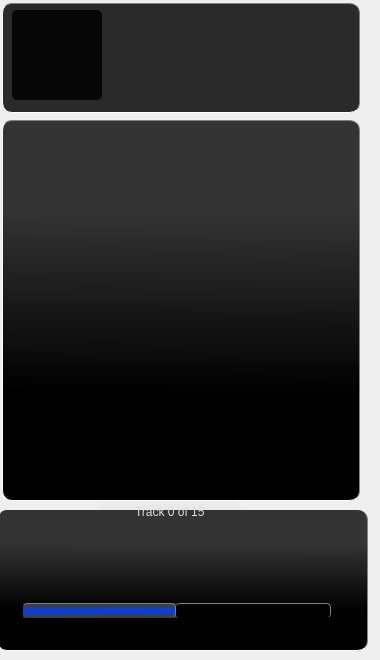
    <widget class="QWidget" name="page_3">
     <property name="styleSheet">
      <string notr="true">
QToolButton:pressed{ 
border-top: 1px transparent;
border-bottom: 1px transparent;
border-right: 1px transparent;
border-left: 1px transparent;
background-color: rgba(255, 255, 255, 0);
}

QToolButton{
background-color: rgb(5, 5, 5);
border-top: 3px transparent;
border-bottom:3px transparent;
border-right: 3px transparent;
border-left: 3px transparent; 
background-color: rgba(255, 255, 255, 0);
}

QToolButton#back_3{
border-image: url(:/icon/agt_back-32.png) 3 3 3 3;

}

QToolButton#back_3:pressed{ 
border-image: url(:/icon//agt_back-32.png) 3 3 3 5;
}

QToolButton#forward_3{
border-image: url(:/icon/agt_forward-32.png) 3 3 3 3;

}

QToolButton#forward_3:pressed{ 
border-image: url(:/icon//agt_forward-32.png) 3 3 3 5;
}


QLineEdit{
color: rgb(230, 224, 255);
font: 8pt &quot;MS Shell Dlg 2&quot;;
background-color: rgb(5, 5,5);
border-style:inset; 
 border-top: 1px solid gray; 
border-right: 1px solid gray;
border-bottom: 1px solid white;
 border-left: 1px solid white;  
border-radius: 10px; 

}
QFrame{
background-color: qlineargradient(spread:pad, x1:0.517, y1:0.852318, x2:0.522727, y2:0.068, stop:0.170455 rgba(0, 0, 0, 255), stop:0.789773 rgba(50, 50, 50, 252));
font: 10pt &quot;MS Shell Dlg 2&quot;;
border-style:inset; 
 border-top: 1px solid gray; 
border-right: 1px solid gray;
border-bottom: 1px solid white;
 border-left: 1px solid white;  
border-radius: 10px; 
padding: 0 8px; 

}

QFrame#frame{
 border-top: 0px solid gray; 
}
QListWidget{
	color: rgb(255,255, 255);

}

QLabel{
	color: rgb(0, 0, 255);

   border-top: 1px solid gray; 
  border-right: 1px solid gray; 
   border-radius: 10px; 
   padding: 0 8px; 
    background-color: rgb(255, 255, 255);
	background-color: rgb(7, 7, 7);
}

QProgressBar{
	color: rgb(0, 0, 255);

   border-top: 1px solid gray; 
  border-right: 1px solid gray; 
   border-radius: 7px; 

   padding: 0 3px; 
    background-color: rgb(255, 255, 255);
	background-color: rgb(7, 7, 7);
}

QProgressBar::chunk { 
	background-color: qlineargradient(spread:reflect, x1:0.516864, y1:0.516, x2:0.505318, y2:0.04, stop:0.00568182 rgba(0, 61, 255, 255), stop:0.806818 rgba(66, 66, 66, 214));
width: 1px; 
}


QSlider::groove:horizontal { 
background-color: rgb(44, 44, 44);
position: absolute; /* absolutely position 4px from the left and right of the widget. setting margins on the widget should work too... */
height: 15px;
width: 300px;
margin: 0 8 0 0;


 } 

QSlider::handle:horizontal {

	background-image: url(:/icon/bullet_silver_50.png);

width: 30px;
height: 10px;
 margin: -8 -5; /* handle is placed by default on the contents rect of the groove. Expand outside the groove */ 
} 

QSlider::add-page:horizontal {
 background: white;
   border-top: 1px solid gray; 
  border-right: 1px solid gray; 
   border-radius: 4px; 
   padding: 0 0px; 
  
	background-color: rgb(0, 0, 0);

} 

QSlider::sub-page:horizontal {
   border-top: 1px solid gray; 
  border-right: 1px solid gray; 
   border-radius: 4px; 
   padding: 0 8px; 
 
	background-color: qlineargradient(spread:reflect, x1:0.516864, y1:0.516, x2:0.505318, y2:0.04, stop:0.00568182 rgba(0, 61, 255, 255), stop:0.806818 rgba(66, 66, 66, 214));
	

}
</string>
     </property>
     <widget class="QLabel" name="label_6">
      <property name="geometry">
       <rect>
        <x>2</x>
        <y>3</y>
        <width>358</width>
        <height>110</height>
       </rect>
      </property>
      <property name="layoutDirection">
       <enum>Qt::LeftToRight</enum>
      </property>
      <property name="styleSheet">
       <string notr="true">background-color: rgba(0, 0, 0, 210);
font: 5pt &quot;MS Shell Dlg 2&quot;;
color:rgb(221, 221, 221);
padding: 0px;</string>
      </property>
      <property name="text">
       <string/>
      </property>
      <property name="scaledContents">
       <bool>true</bool>
      </property>
      <property name="alignment">
       <set>Qt::AlignLeading|Qt::AlignLeft|Qt::AlignVCenter</set>
      </property>
      <property name="margin">
       <number>0</number>
      </property>
      <property name="indent">
       <number>100</number>
      </property>
     </widget>
     <widget class="QFrame" name="frame">
      <property name="geometry">
       <rect>
        <x>-3</x>
        <y>510</y>
        <width>371</width>
        <height>141</height>
       </rect>
      </property>
      <property name="styleSheet">
       <string notr="true">QPushButton:pressed{ 
background-color: rgb(0, 0, 0,0);
border-top: 3px transparent;
border-bottom: 5px transparent;
border-right: 3px transparent;
border-left: 3px transparent;
}

QPushButton{
 
	background-color: rgb(0, 0, 0,0);
border-top: 3px transparent;
border-bottom: 5px transparent;
border-right: 3px transparent;
border-left: 3px transparent; 
}


QPushButton#play{
border-image: url(:/icon/play.png);

}

QPushButton#play:pressed{ 
border-image: url(:/icon/play.png) 3 3 2 3;
		background-color: qradialgradient(spread:pad, cx:0.5, cy:0.5, radius:0.5, fx:0.5, fy:0.5, stop:0.0852273 rgba(255, 255, 255, 151), stop:0.227273 rgba(255, 255, 255, 225), stop:0.505682 rgba(255, 255, 255, 200), stop:0.693182 rgba(255, 255, 255, 135), stop:0.840909 rgba(252, 252, 252, 105), stop:1 rgba(255, 255, 255, 2));
}

QPushButton#skib_b{
border-image: url(:/icon/previous.png) 3 3 1 3;
}

QPushButton#skib_b:pressed{ 
border-image: url(:/icon/previous.png) 3 3 2 3;
		background-color: qradialgradient(spread:pad, cx:0.5, cy:0.5, radius:0.5, fx:0.5, fy:0.5, stop:0.0852273 rgba(255, 255, 255, 151), stop:0.227273 rgba(255, 255, 255, 225), stop:0.505682 rgba(255, 255, 255, 200), stop:0.693182 rgba(255, 255, 255, 135), stop:0.840909 rgba(252, 252, 252, 105), stop:1 rgba(255, 255, 255, 2));
}

QPushButton#skib_f{
border-image: url(:/icon/next.png) 3 3 2 3;
}

QPushButton#skib_f:pressed{ 
border-image: url(:/icon/next.png) 3 3 2 3;
	background-color: qradialgradient(spread:pad, cx:0.5, cy:0.5, radius:0.5, fx:0.5, fy:0.5, stop:0.0852273 rgba(255, 255, 255, 151), stop:0.227273 rgba(255, 255, 255, 255), stop:0.505682 rgba(255, 255, 255, 237), stop:0.693182 rgba(255, 255, 255, 185), stop:0.840909 rgba(252, 252, 252, 105), stop:1 rgba(255, 255, 255, 5));
}



QPushButton#repeat{
border-image: url(:/icon/Gnome-Media-Playlist-Repeat-32) 3 3 2 3;
}

QPushButton#repeat:pressed{ 
border-image: url(:/icon/Gnome-Media-Playlist-Repeat-32g) 3 3 2 3;
}

QPushButton#shuffel{
border-image: url(:/icon/Gnome-Media-Playlist-Shuffle-32) 3 3 2 3;
}

QPushButton#shuffel:pressed{ 
border-image: url(:/icon/Gnome-Media-Playlist-Shuffle-32) 3 3 2 3;
}

QPushButton#pause{
border-image: url(:/icon/PauseNormalBlue) 3 3 2 3;
}

QPushButton#pause:pressed{ 
border-image: url(:/icon/PausePressedBlue) 3 3 2 3;
}</string>
      </property>
      <property name="frameShape">
       <enum>QFrame::StyledPanel</enum>
      </property>
      <property name="frameShadow">
       <enum>QFrame::Raised</enum>
      </property>
      <widget class="QPushButton" name="play">
       <property name="geometry">
        <rect>
         <x>150</x>
         <y>0</y>
         <width>80</width>
         <height>80</height>
        </rect>
       </property>
       <property name="focusPolicy">
        <enum>Qt::NoFocus</enum>
       </property>
       <property name="text">
        <string/>
       </property>
      </widget>
      <widget class="QPushButton" name="skib_b">
       <property name="geometry">
        <rect>
         <x>10</x>
         <y>0</y>
         <width>80</width>
         <height>80</height>
        </rect>
       </property>
       <property name="focusPolicy">
        <enum>Qt::NoFocus</enum>
       </property>
       <property name="text">
        <string/>
       </property>
      </widget>
      <widget class="QPushButton" name="skib_f">
       <property name="geometry">
        <rect>
         <x>280</x>
         <y>0</y>
         <width>80</width>
         <height>80</height>
        </rect>
       </property>
       <property name="focusPolicy">
        <enum>Qt::NoFocus</enum>
       </property>
       <property name="text">
        <string/>
       </property>
      </widget>
      <widget class="QSlider" name="power">
       <property name="geometry">
        <rect>
         <x>20</x>
         <y>80</y>
         <width>321</width>
         <height>41</height>
        </rect>
       </property>
       <property name="styleSheet">
        <string notr="true">background-color: rgba(0, 0, 0, 0);</string>
       </property>
       <property name="sliderPosition">
        <number>50</number>
       </property>
       <property name="orientation">
        <enum>Qt::Horizontal</enum>
       </property>
      </widget>
     </widget>
     <widget class="QLabel" name="pixture">
      <property name="geometry">
       <rect>
        <x>12</x>
        <y>10</y>
        <width>90</width>
        <height>90</height>
       </rect>
      </property>
      <property name="styleSheet">
       <string notr="true">QLabel{

   border: 0px solid gray; 

   border-radius: 5px; 


}</string>
      </property>
      <property name="text">
       <string/>
      </property>
      <property name="alignment">
       <set>Qt::AlignLeading|Qt::AlignLeft|Qt::AlignVCenter</set>
      </property>
      <property name="margin">
       <number>-10</number>
      </property>
      <property name="indent">
       <number>10</number>
      </property>
      <property name="openExternalLinks">
       <bool>true</bool>
      </property>
      <property name="textInteractionFlags">
       <set>Qt::NoTextInteraction</set>
      </property>
     </widget>
     <widget class="QLineEdit" name="track_4">
      <property name="geometry">
       <rect>
        <x>100</x>
        <y>500</y>
        <width>141</width>
        <height>23</height>
       </rect>
      </property>
      <property name="cursor">
       <cursorShape>BlankCursor</cursorShape>
      </property>
      <property name="mouseTracking">
       <bool>false</bool>
      </property>
      <property name="focusPolicy">
       <enum>Qt::NoFocus</enum>
      </property>
      <property name="styleSheet">
       <string notr="true">
background-color: rgba(0, 0, 0, 5);
color:rgb(221, 221, 221);
font: 6pt &quot;MS Shell Dlg 2&quot;;
border: 0</string>
      </property>
      <property name="text">
       <string>Track 0 of 15</string>
      </property>
      <property name="echoMode">
       <enum>QLineEdit::Normal</enum>
      </property>
      <property name="alignment">
       <set>Qt::AlignCenter</set>
      </property>
      <property name="readOnly">
       <bool>true</bool>
      </property>
     </widget>
     <widget class="kineticList" name="ListTrack" native="true">
      <property name="geometry">
       <rect>
        <x>5</x>
        <y>122</y>
        <width>352</width>
        <height>375</height>
       </rect>
      </property>
     </widget>
     <widget class="QFrame" name="frame_6">
      <property name="geometry">
       <rect>
        <x>2</x>
        <y>120</y>
        <width>358</width>
        <height>381</height>
       </rect>
      </property>
      <property name="frameShape">
       <enum>QFrame::StyledPanel</enum>
      </property>
      <property name="frameShadow">
       <enum>QFrame::Raised</enum>
      </property>
     </widget>
     <zorder>label_6</zorder>
     <zorder>frame</zorder>
     <zorder>pixture</zorder>
     <zorder>track_4</zorder>
     <zorder>frame_6</zorder>
     <zorder>ListTrack</zorder>
    </widget>
